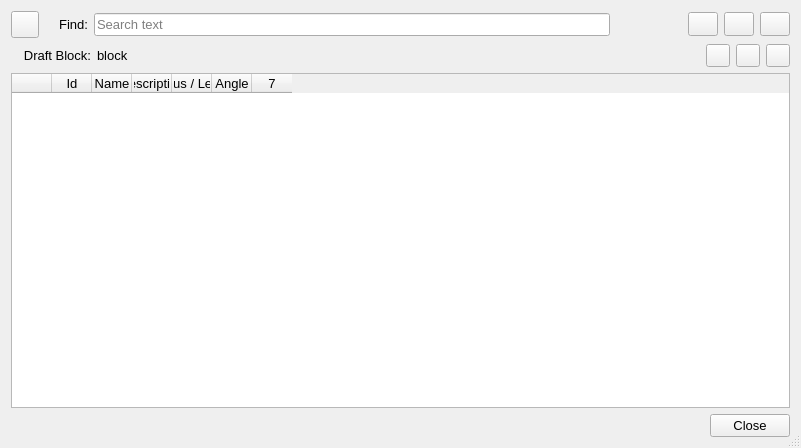
<?xml version="1.0" encoding="UTF-8"?>
<ui version="4.0">
 <class>HistoryDialog</class>
 <widget class="QDialog" name="HistoryDialog">
  <property name="windowModality">
   <enum>Qt::NonModal</enum>
  </property>
  <property name="geometry">
   <rect>
    <x>0</x>
    <y>0</y>
    <width>801</width>
    <height>448</height>
   </rect>
  </property>
  <property name="minimumSize">
   <size>
    <width>100</width>
    <height>0</height>
   </size>
  </property>
  <property name="maximumSize">
   <size>
    <width>16777215</width>
    <height>16777215</height>
   </size>
  </property>
  <property name="palette">
   <palette>
    <active>
     <colorrole role="Highlight">
      <brush brushstyle="SolidPattern">
       <color alpha="255">
        <red>217</red>
        <green>217</green>
        <blue>217</blue>
       </color>
      </brush>
     </colorrole>
     <colorrole role="HighlightedText">
      <brush brushstyle="SolidPattern">
       <color alpha="255">
        <red>0</red>
        <green>0</green>
        <blue>0</blue>
       </color>
      </brush>
     </colorrole>
    </active>
    <inactive>
     <colorrole role="Highlight">
      <brush brushstyle="SolidPattern">
       <color alpha="255">
        <red>217</red>
        <green>217</green>
        <blue>217</blue>
       </color>
      </brush>
     </colorrole>
     <colorrole role="HighlightedText">
      <brush brushstyle="SolidPattern">
       <color alpha="255">
        <red>0</red>
        <green>0</green>
        <blue>0</blue>
       </color>
      </brush>
     </colorrole>
    </inactive>
    <disabled>
     <colorrole role="Highlight">
      <brush brushstyle="SolidPattern">
       <color alpha="255">
        <red>0</red>
        <green>120</green>
        <blue>215</blue>
       </color>
      </brush>
     </colorrole>
     <colorrole role="HighlightedText">
      <brush brushstyle="SolidPattern">
       <color alpha="255">
        <red>0</red>
        <green>0</green>
        <blue>0</blue>
       </color>
      </brush>
     </colorrole>
    </disabled>
   </palette>
  </property>
  <property name="font">
   <font>
    <pointsize>10</pointsize>
   </font>
  </property>
  <property name="windowTitle">
   <string>History</string>
  </property>
  <property name="windowIcon">
   <iconset resource="../../../libs/vmisc/share/resources/icon.qrc">
    <normaloff>:/icon/32x32/history.png</normaloff>:/icon/32x32/history.png</iconset>
  </property>
  <property name="locale">
   <locale language="English" country="UnitedStates"/>
  </property>
  <property name="sizeGripEnabled">
   <bool>true</bool>
  </property>
  <layout class="QVBoxLayout" name="verticalLayout">
   <item>
    <layout class="QHBoxLayout" name="horizontalLayout">
     <item>
      <widget class="QToolButton" name="clipboard_ToolButton">
       <property name="text">
        <string/>
       </property>
       <property name="icon">
        <iconset resource="../../../libs/vmisc/share/resources/icon.qrc">
         <normaloff>:/icon/32x32/clipboard_icon.png</normaloff>:/icon/32x32/clipboard_icon.png</iconset>
       </property>
       <property name="iconSize">
        <size>
         <width>20</width>
         <height>20</height>
        </size>
       </property>
      </widget>
     </item>
     <item>
      <widget class="QLabel" name="findIcon_Label">
       <property name="maximumSize">
        <size>
         <width>16</width>
         <height>16</height>
        </size>
       </property>
       <property name="text">
        <string/>
       </property>
       <property name="pixmap">
        <pixmap resource="../../../libs/vmisc/share/resources/icon.qrc">:/icon/32x32/find.png</pixmap>
       </property>
       <property name="scaledContents">
        <bool>true</bool>
       </property>
       <property name="alignment">
        <set>Qt::AlignCenter</set>
       </property>
      </widget>
     </item>
     <item>
      <widget class="QLabel" name="findText_Label">
       <property name="font">
        <font>
         <pointsize>10</pointsize>
        </font>
       </property>
       <property name="text">
        <string>Find:</string>
       </property>
       <property name="alignment">
        <set>Qt::AlignRight|Qt::AlignTrailing|Qt::AlignVCenter</set>
       </property>
      </widget>
     </item>
     <item>
      <widget class="QLineEdit" name="find_LineEdit">
       <property name="font">
        <font>
         <pointsize>10</pointsize>
        </font>
       </property>
       <property name="mouseTracking">
        <bool>true</bool>
       </property>
       <property name="placeholderText">
        <string>Search text</string>
       </property>
       <property name="clearButtonEnabled">
        <bool>true</bool>
       </property>
      </widget>
     </item>
     <item>
      <widget class="QPushButton" name="prev_PushButton">
       <property name="sizePolicy">
        <sizepolicy hsizetype="Preferred" vsizetype="Preferred">
         <horstretch>0</horstretch>
         <verstretch>0</verstretch>
        </sizepolicy>
       </property>
       <property name="minimumSize">
        <size>
         <width>30</width>
         <height>24</height>
        </size>
       </property>
       <property name="maximumSize">
        <size>
         <width>30</width>
         <height>24</height>
        </size>
       </property>
       <property name="toolTip">
        <string>Find previous</string>
       </property>
       <property name="text">
        <string notr="true"/>
       </property>
       <property name="icon">
        <iconset resource="../../../libs/vmisc/share/resources/theme.qrc">
         <normaloff>:/icons/win.icon.theme/32x32/actions/go-previous.png</normaloff>:/icons/win.icon.theme/32x32/actions/go-previous.png</iconset>
       </property>
       <property name="iconSize">
        <size>
         <width>24</width>
         <height>18</height>
        </size>
       </property>
       <property name="flat">
        <bool>true</bool>
       </property>
      </widget>
     </item>
     <item>
      <widget class="QPushButton" name="next_PushButton">
       <property name="sizePolicy">
        <sizepolicy hsizetype="Preferred" vsizetype="Preferred">
         <horstretch>0</horstretch>
         <verstretch>0</verstretch>
        </sizepolicy>
       </property>
       <property name="minimumSize">
        <size>
         <width>30</width>
         <height>24</height>
        </size>
       </property>
       <property name="maximumSize">
        <size>
         <width>30</width>
         <height>24</height>
        </size>
       </property>
       <property name="toolTip">
        <string>Find next</string>
       </property>
       <property name="text">
        <string notr="true"/>
       </property>
       <property name="icon">
        <iconset resource="../../../libs/vmisc/share/resources/theme.qrc">
         <normaloff>:/icons/win.icon.theme/32x32/actions/go-next.png</normaloff>:/icons/win.icon.theme/32x32/actions/go-next.png</iconset>
       </property>
       <property name="iconSize">
        <size>
         <width>24</width>
         <height>18</height>
        </size>
       </property>
       <property name="flat">
        <bool>true</bool>
       </property>
      </widget>
     </item>
     <item>
      <widget class="QToolButton" name="regex_ToolButton">
       <property name="sizePolicy">
        <sizepolicy hsizetype="Preferred" vsizetype="Preferred">
         <horstretch>0</horstretch>
         <verstretch>0</verstretch>
        </sizepolicy>
       </property>
       <property name="minimumSize">
        <size>
         <width>30</width>
         <height>24</height>
        </size>
       </property>
       <property name="maximumSize">
        <size>
         <width>30</width>
         <height>24</height>
        </size>
       </property>
       <property name="toolTip">
        <string>Seach by regular expression</string>
       </property>
       <property name="text">
        <string notr="true"/>
       </property>
       <property name="icon">
        <iconset resource="../../../libs/vmisc/share/resources/icon.qrc">
         <normaloff>:/icon/svg/regex.svg</normaloff>:/icon/svg/regex.svg</iconset>
       </property>
       <property name="iconSize">
        <size>
         <width>24</width>
         <height>18</height>
        </size>
       </property>
       <property name="checkable">
        <bool>true</bool>
       </property>
      </widget>
     </item>
     <item>
      <widget class="QToolButton" name="case_ToolButton">
       <property name="sizePolicy">
        <sizepolicy hsizetype="Preferred" vsizetype="Preferred">
         <horstretch>0</horstretch>
         <verstretch>0</verstretch>
        </sizepolicy>
       </property>
       <property name="minimumSize">
        <size>
         <width>30</width>
         <height>24</height>
        </size>
       </property>
       <property name="maximumSize">
        <size>
         <width>30</width>
         <height>24</height>
        </size>
       </property>
       <property name="toolTip">
        <string>Case sensitive</string>
       </property>
       <property name="text">
        <string notr="true"/>
       </property>
       <property name="icon">
        <iconset resource="../../../libs/vmisc/share/resources/icon.qrc">
         <normaloff>:/icon/svg/case.svg</normaloff>:/icon/svg/case.svg</iconset>
       </property>
       <property name="iconSize">
        <size>
         <width>24</width>
         <height>18</height>
        </size>
       </property>
       <property name="checkable">
        <bool>true</bool>
       </property>
      </widget>
     </item>
     <item>
      <widget class="QToolButton" name="word_ToolButton">
       <property name="sizePolicy">
        <sizepolicy hsizetype="Preferred" vsizetype="Preferred">
         <horstretch>0</horstretch>
         <verstretch>0</verstretch>
        </sizepolicy>
       </property>
       <property name="minimumSize">
        <size>
         <width>30</width>
         <height>24</height>
        </size>
       </property>
       <property name="maximumSize">
        <size>
         <width>30</width>
         <height>24</height>
        </size>
       </property>
       <property name="toolTip">
        <string>Search by full word</string>
       </property>
       <property name="text">
        <string notr="true"/>
       </property>
       <property name="icon">
        <iconset resource="../../../libs/vmisc/share/resources/icon.qrc">
         <normaloff>:/icon/svg/word.svg</normaloff>:/icon/svg/word.svg</iconset>
       </property>
       <property name="iconSize">
        <size>
         <width>24</width>
         <height>18</height>
        </size>
       </property>
       <property name="checkable">
        <bool>true</bool>
       </property>
      </widget>
     </item>
    </layout>
   </item>
   <item>
    <layout class="QHBoxLayout" name="horizontalLayout_2">
     <item>
      <widget class="QLabel" name="draftblock_Label">
       <property name="sizePolicy">
        <sizepolicy hsizetype="Preferred" vsizetype="Preferred">
         <horstretch>0</horstretch>
         <verstretch>0</verstretch>
        </sizepolicy>
       </property>
       <property name="minimumSize">
        <size>
         <width>80</width>
         <height>0</height>
        </size>
       </property>
       <property name="text">
        <string>Draft Block:</string>
       </property>
       <property name="alignment">
        <set>Qt::AlignRight|Qt::AlignTrailing|Qt::AlignVCenter</set>
       </property>
      </widget>
     </item>
     <item>
      <widget class="QLabel" name="draftblockName_Label">
       <property name="sizePolicy">
        <sizepolicy hsizetype="Expanding" vsizetype="Preferred">
         <horstretch>0</horstretch>
         <verstretch>0</verstretch>
        </sizepolicy>
       </property>
       <property name="minimumSize">
        <size>
         <width>500</width>
         <height>0</height>
        </size>
       </property>
       <property name="text">
        <string>block</string>
       </property>
      </widget>
     </item>
     <item>
      <spacer name="horizontalSpacer">
       <property name="orientation">
        <enum>Qt::Horizontal</enum>
       </property>
       <property name="sizeHint" stdset="0">
        <size>
         <width>40</width>
         <height>20</height>
        </size>
       </property>
      </spacer>
     </item>
     <item>
      <widget class="QToolButton" name="moveToTop_ToolButton">
       <property name="text">
        <string notr="true"/>
       </property>
       <property name="icon">
        <iconset resource="../../../libs/vmisc/share/resources/theme.qrc">
         <normaloff>:/icons/win.icon.theme/32x32/actions/go-top.png</normaloff>:/icons/win.icon.theme/32x32/actions/go-top.png</iconset>
       </property>
      </widget>
     </item>
     <item>
      <widget class="QToolButton" name="moveToCursor_ToolButton">
       <property name="text">
        <string notr="true"/>
       </property>
       <property name="icon">
        <iconset resource="../../../libs/vmisc/share/resources/icon.qrc">
         <normaloff>:/icon/24x24/fast_forward_left_to_right_arrow.png</normaloff>:/icon/24x24/fast_forward_left_to_right_arrow.png</iconset>
       </property>
      </widget>
     </item>
     <item>
      <widget class="QToolButton" name="moveToBottom_ToolButton">
       <property name="text">
        <string notr="true"/>
       </property>
       <property name="icon">
        <iconset resource="../../../libs/vmisc/share/resources/theme.qrc">
         <normaloff>:/icons/win.icon.theme/32x32/actions/go-bottom.png</normaloff>:/icons/win.icon.theme/32x32/actions/go-bottom.png</iconset>
       </property>
      </widget>
     </item>
    </layout>
   </item>
   <item>
    <widget class="QTableWidget" name="tableWidget">
     <property name="palette">
      <palette>
       <active>
        <colorrole role="Highlight">
         <brush brushstyle="SolidPattern">
          <color alpha="255">
           <red>162</red>
           <green>188</green>
           <blue>216</blue>
          </color>
         </brush>
        </colorrole>
       </active>
       <inactive>
        <colorrole role="Highlight">
         <brush brushstyle="SolidPattern">
          <color alpha="255">
           <red>162</red>
           <green>188</green>
           <blue>216</blue>
          </color>
         </brush>
        </colorrole>
       </inactive>
       <disabled>
        <colorrole role="Highlight">
         <brush brushstyle="SolidPattern">
          <color alpha="255">
           <red>0</red>
           <green>120</green>
           <blue>215</blue>
          </color>
         </brush>
        </colorrole>
       </disabled>
      </palette>
     </property>
     <property name="font">
      <font>
       <pointsize>10</pointsize>
      </font>
     </property>
     <property name="mouseTracking">
      <bool>false</bool>
     </property>
     <property name="focusPolicy">
      <enum>Qt::NoFocus</enum>
     </property>
     <property name="frameShadow">
      <enum>QFrame::Sunken</enum>
     </property>
     <property name="lineWidth">
      <number>1</number>
     </property>
     <property name="alternatingRowColors">
      <bool>true</bool>
     </property>
     <property name="selectionBehavior">
      <enum>QAbstractItemView::SelectRows</enum>
     </property>
     <property name="iconSize">
      <size>
       <width>24</width>
       <height>24</height>
      </size>
     </property>
     <property name="wordWrap">
      <bool>false</bool>
     </property>
     <property name="cornerButtonEnabled">
      <bool>true</bool>
     </property>
     <property name="columnCount">
      <number>7</number>
     </property>
     <attribute name="horizontalHeaderVisible">
      <bool>true</bool>
     </attribute>
     <attribute name="horizontalHeaderMinimumSectionSize">
      <number>30</number>
     </attribute>
     <attribute name="horizontalHeaderDefaultSectionSize">
      <number>40</number>
     </attribute>
     <attribute name="horizontalHeaderHighlightSections">
      <bool>false</bool>
     </attribute>
     <attribute name="horizontalHeaderStretchLastSection">
      <bool>false</bool>
     </attribute>
     <attribute name="verticalHeaderVisible">
      <bool>true</bool>
     </attribute>
     <attribute name="verticalHeaderMinimumSectionSize">
      <number>24</number>
     </attribute>
     <attribute name="verticalHeaderDefaultSectionSize">
      <number>24</number>
     </attribute>
     <attribute name="verticalHeaderHighlightSections">
      <bool>false</bool>
     </attribute>
     <column>
      <property name="text">
       <string/>
      </property>
      <property name="font">
       <font>
        <pointsize>10</pointsize>
       </font>
      </property>
     </column>
     <column>
      <property name="text">
       <string>Id</string>
      </property>
      <property name="font">
       <font>
        <pointsize>10</pointsize>
       </font>
      </property>
      <property name="background">
       <color>
        <red>255</red>
        <green>255</green>
        <blue>255</blue>
       </color>
      </property>
     </column>
     <column>
      <property name="text">
       <string>Name</string>
      </property>
      <property name="font">
       <font>
        <pointsize>10</pointsize>
       </font>
      </property>
     </column>
     <column>
      <property name="text">
       <string>Description</string>
      </property>
     </column>
     <column>
      <property name="text">
       <string>Radius / Length</string>
      </property>
     </column>
     <column>
      <property name="text">
       <string>Angle</string>
      </property>
     </column>
    </widget>
   </item>
   <item>
    <widget class="QDialogButtonBox" name="buttonBox">
     <property name="orientation">
      <enum>Qt::Horizontal</enum>
     </property>
     <property name="standardButtons">
      <set>QDialogButtonBox::Close</set>
     </property>
    </widget>
   </item>
  </layout>
 </widget>
 <tabstops>
  <tabstop>tableWidget</tabstop>
  <tabstop>buttonBox</tabstop>
 </tabstops>
 <resources>
  <include location="../../../libs/vmisc/share/resources/icon.qrc"/>
  <include location="../../../libs/vmisc/share/resources/theme.qrc"/>
 </resources>
 <connections>
  <connection>
   <sender>buttonBox</sender>
   <signal>accepted()</signal>
   <receiver>HistoryDialog</receiver>
   <slot>accept()</slot>
   <hints>
    <hint type="sourcelabel">
     <x>248</x>
     <y>254</y>
    </hint>
    <hint type="destinationlabel">
     <x>157</x>
     <y>274</y>
    </hint>
   </hints>
  </connection>
  <connection>
   <sender>buttonBox</sender>
   <signal>rejected()</signal>
   <receiver>HistoryDialog</receiver>
   <slot>reject()</slot>
   <hints>
    <hint type="sourcelabel">
     <x>316</x>
     <y>260</y>
    </hint>
    <hint type="destinationlabel">
     <x>286</x>
     <y>274</y>
    </hint>
   </hints>
  </connection>
 </connections>
</ui>
